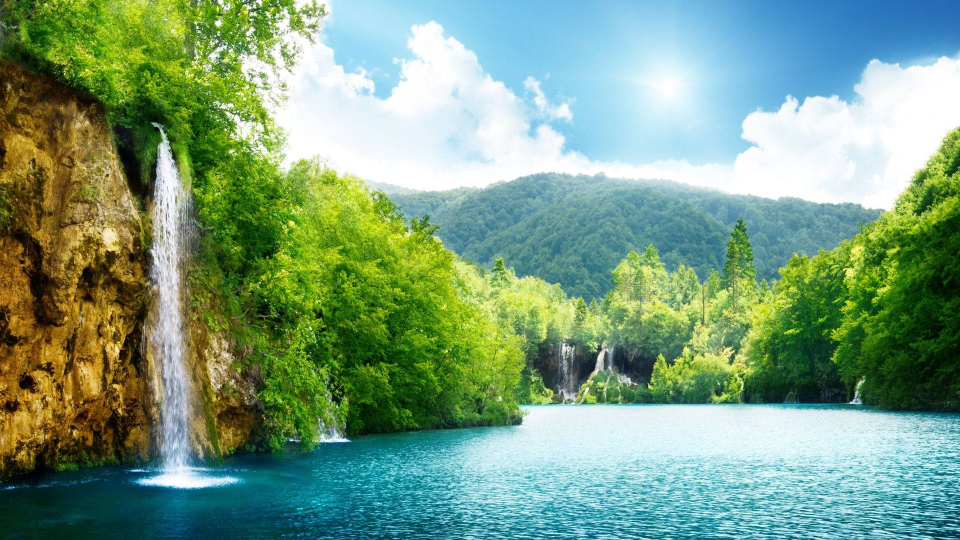
#> input picture MiniProjects/CSDF/original.jpg, 1920 x 1080 px (shown at 1/2 size)
$ python ImageForensics.py
#> lines starting #> are read from the running program, lines starting #| are printed output that depends on the picture
from PIL import Image, ImageChops


def calculate_ela(original_image_path, manipulated_image_path, scale=10):
    # Open the original and manipulated images
#> called with original_image_path = 'original.jpg', manipulated_image_path = 'manipulated.jpg', scale = 10
    original = Image.open(original_image_path)
#> original is the input picture: PIL image 1920x1080 RGB; mean R, G, B 121.7, 157, 126.7
    manipulated = Image.open(manipulated_image_path)
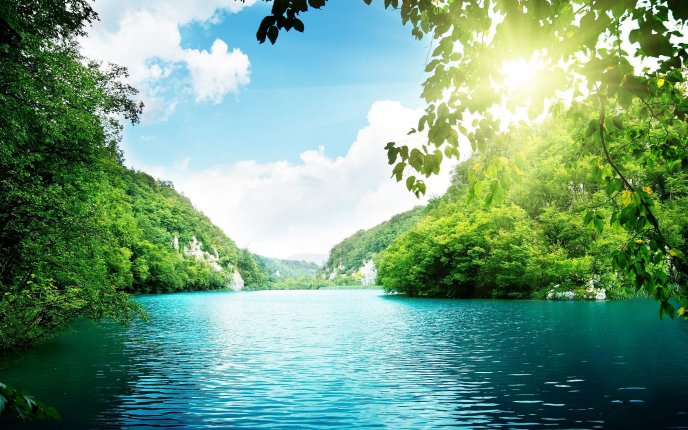
#> input picture MiniProjects/CSDF/manipulated.jpg, 688 x 430 px
#> manipulated is the input picture: PIL image 688x430 RGB; mean R, G, B 115.1, 156.7, 129.6

    # Resize the manipulated image to match the original's dimensions
    manipulated = manipulated.resize(original.size)
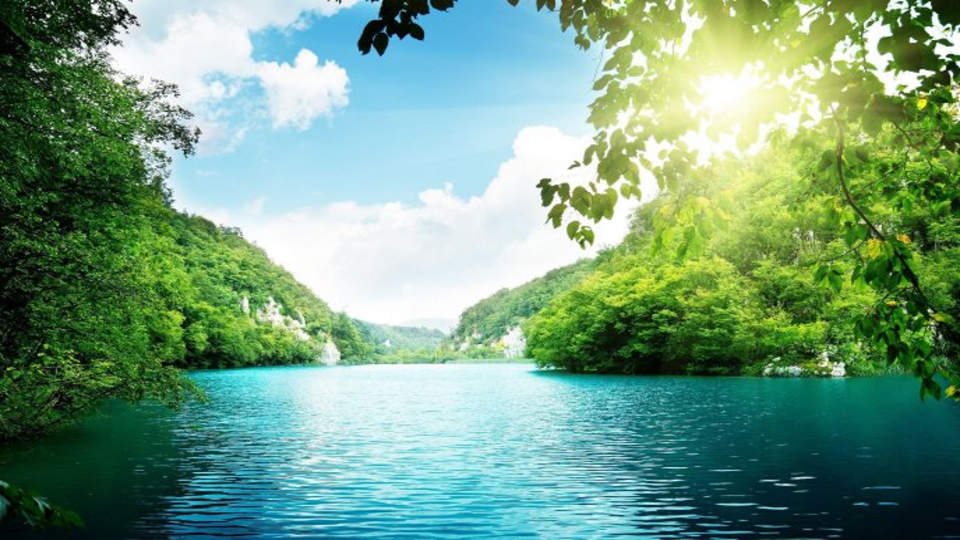
#> manipulated: PIL image 1920x1080 RGB (shown at 1/2 size); mean R, G, B 115.1, 156.7, 129.6

    # Calculate the ELA image
    ela_image = ImageChops.difference(original, manipulated)
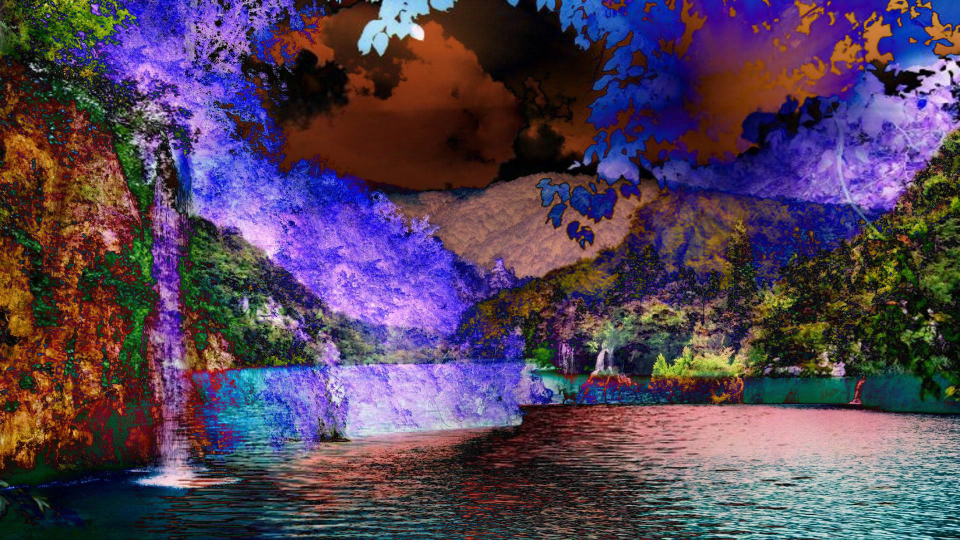
#> ela_image: PIL image 1920x1080 RGB (shown at 1/2 size); mean R, G, B 82.9, 66.3, 88.4
    ela_image = ela_image.convert('L')
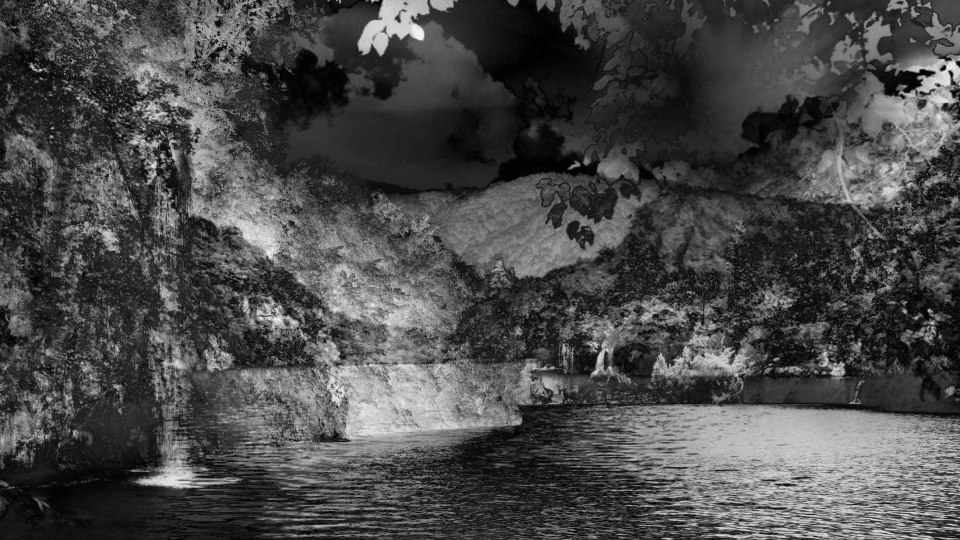
#> ela_image: PIL image 1920x1080 L (shown at 1/2 size); min 0, max 252, mean 73.8
    ela_image = ela_image.point(lambda x: x * scale)
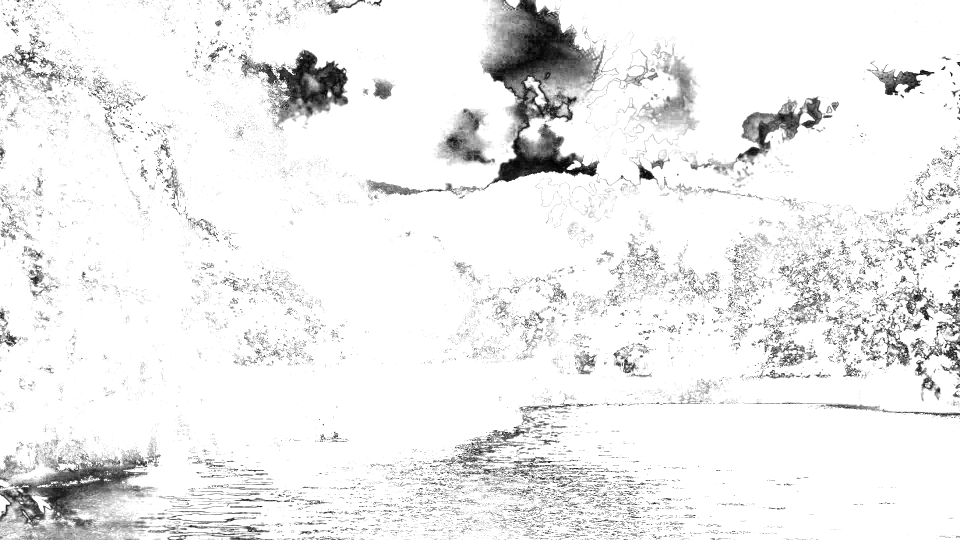
#> ela_image: PIL image 1920x1080 L (shown at 1/2 size); min 0, max 255, mean 237.2

    return ela_image


def main():
    original_image_path = 'original.jpg'
    manipulated_image_path = 'manipulated.jpg'

    scale = 10  # Adjust the scale factor for the ELA image

    ela_image = calculate_ela(
        original_image_path, manipulated_image_path, scale)
    ela_image.show()
    ela_image.save('ela_image.jpg')


if __name__ == '__main__':
    main()
